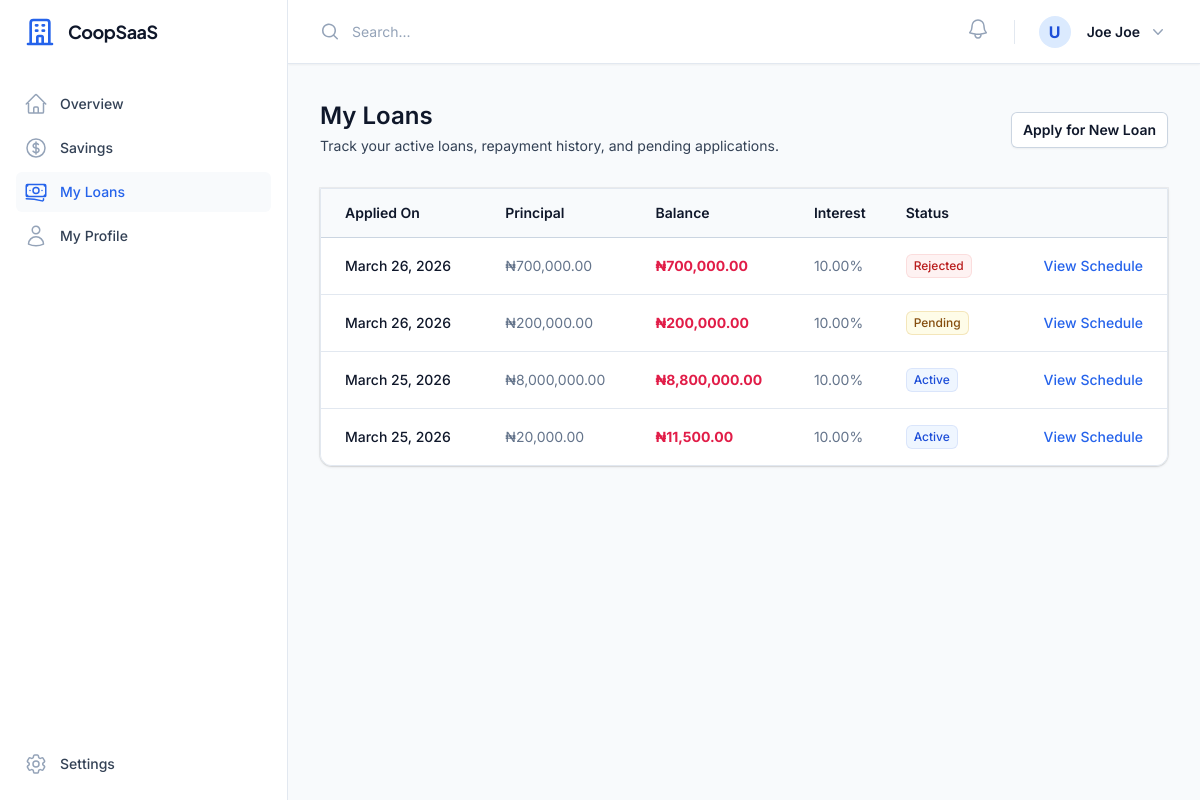
Screenshot of /loans/my-loans/ (signed in) with the database file from the repository.
### apps/accounts/models.py (models this page shows, shortened)
class User(AbstractUser):
    role = models.CharField(max_length=20, choices=UserRole.choices, default=UserRole.MEMBER)
    cooperative = models.ForeignKey(
        'cooperatives.Cooperative', on_delete=models.CASCADE, null=True, blank=True, related_name='users'
    )
    phone = models.CharField(max_length=20, null=True, blank=True)
    address = models.TextField(null=True, blank=True)
    is_active_member = models.BooleanField(default=True)
    join_date = models.DateField(null=True, blank=True)
    is_suspended = models.BooleanField(default=False)
    joined_at = models.DateTimeField(null=True, blank=True)
    gender = models.CharField(max_length=10, choices=[('M','Male'),('F','Female'),('O','Other')], null=True, blank=True)
    must_change_password = models.BooleanField(default=False)
    bank_name = models.CharField(max_length=100, null=True, blank=True)
    account_number = models.CharField(max_length=20, null=True, blank=True)
    account_name = models.CharField(max_length=150, null=True, blank=True)

### apps/loans/models.py (models this page shows, shortened)
class Loan(models.Model):
    member = models.ForeignKey('accounts.User', on_delete=models.CASCADE, related_name='loans')
    cooperative = models.ForeignKey('cooperatives.Cooperative', on_delete=models.CASCADE, related_name='loans')
    amount = models.DecimalField(max_digits=12, decimal_places=2)
    purpose = models.TextField()
    interest_rate = models.DecimalField(max_digits=5, decimal_places=2)
    interest_type = models.CharField(max_length=20, choices=[('FLAT', 'Flat'), ('REDUCING', 'Reducing'), ('MONTHLY', 'Monthly')])
    duration_months = models.IntegerField()
    status = models.CharField(max_length=20, choices=LoanStatus.choices, default=LoanStatus.PENDING)
    application_date = models.DateField(auto_now_add=True)
    approval_date = models.DateField(null=True, blank=True)
    proof_of_payment = models.ImageField(upload_to='loan_proofs/', null=True, blank=True)
    created_at = models.DateTimeField(auto_now_add=True)
    @property
    def total_amount_due(self):
        return self.schedules.aggregate(total=models.Sum('payment_amount'))['total'] or self.amount
    @property
    def total_amount_paid(self):
        from apps.repayments.models import TransactionStatus
        return self.repayments.filter(status=TransactionStatus.APPROVED).aggregate(
            total=models.Sum('amount_paid')
        )['total'] or Decimal('0.00')
    @property
    def balance_remaining(self):
        return self.total_amount_due - self.total_amount_paid

### apps/loans/views.py (the view)
# urls.py: path('my-loans/', MemberLoansView.as_view(), name='member_list'),
class MemberLoansView(LoginRequiredMixin, MemberRequiredMixin, ListView):
    model = Loan
    template_name = 'member/loans_list.html'
    context_object_name = 'loans'
    def get_queryset(self):
        return Loan.objects.filter(member=self.request.user).order_by('-created_at')

### apps/members/views.py (called while the page is built)
    def test_func(self):
        return self.request.user.is_authenticated and self.request.user.role == UserRole.MEMBER

### apps/notifications/context_processors.py (called while the page is built)
def notification_context(request):
    if request.user.is_authenticated:
        unread_count = Notification.objects.filter(user=request.user, is_read=False).count()
        recent_notifications = Notification.objects.filter(user=request.user).order_by('-created_at')[:5]
        return {
            'unread_notifications_count': unread_count,
            'recent_notifications': recent_notifications,
            'pusher_key': getattr(settings, 'PUSHER_KEY', ''),
            'pusher_cluster': getattr(settings, 'PUSHER_CLUSTER', 'mt1'),
        }
    return {}

### templates/member/loans_list.html (shortened to what this page needs)
{% extends 'dashboard_base.html' %}
{% load humanize %}
{% block content %}
<div class="sm:flex sm:items-center mb-8">
    <div class="sm:flex-auto">
        <h1 class="text-2xl font-semibold leading-6 text-slate-900">My Loans</h1>
        <p class="mt-2 text-sm text-slate-700">Track your active loans, repayment history, and pending applications.</p>
    </div>
    <div class="mt-4 sm:ml-16 sm:mt-0 sm:flex-none">
        <a href="{% url 'loans:apply' %}" class="block rounded-md bg-white px-3 py-2 text-center text-sm font-semibold text-slate-900 shadow-sm ring-1 ring-inset ring-slate-300 hover:bg-slate-50">
            Apply for New Loan
        </a>
    </div>
</div>
<div class="mt-8 flow-root">
    <div class="-mx-4 -my-2 overflow-x-auto sm:-mx-6 lg:-mx-8">
        <div class="inline-block min-w-full py-2 align-middle sm:px-6 lg:px-8">
            <div class="overflow-hidden shadow ring-1 ring-black ring-opacity-5 sm:rounded-b-xl border border-slate-200">
                <table class="min-w-full divide-y divide-slate-300">
                    <thead class="bg-slate-50">
                        <tr>
                            <th scope="col" class="py-3.5 pl-4 pr-3 text-left text-sm font-semibold text-slate-900 sm:pl-6">Applied On</th>
                            <th scope="col" class="px-3 py-3.5 text-left text-sm font-semibold text-slate-900">Principal</th>
                            <th scope="col" class="px-3 py-3.5 text-left text-sm font-semibold text-slate-900">Balance</th>
                            <th scope="col" class="px-3 py-3.5 text-left text-sm font-semibold text-slate-900">Interest</th>
                            <th scope="col" class="px-3 py-3.5 text-left text-sm font-semibold text-slate-900">Status</th>
                            <th scope="col" class="relative py-3.5 pl-3 pr-4 sm:pr-6">
                            </th>
                        </tr>
                    </thead>
                    <tbody class="divide-y divide-slate-200 bg-white">
                        {% for loan in loans %}
                        <tr>
                            <td class="whitespace-nowrap py-4 pl-4 pr-3 text-sm font-medium text-slate-900 sm:pl-6">{{ loan.application_date|date:"F d, Y" }}</td>
                            <td class="whitespace-nowrap px-3 py-4 text-sm text-slate-500">₦{{ loan.amount|floatformat:2|intcomma }}</td>
                            <td class="whitespace-nowrap px-3 py-4 text-sm font-bold text-rose-600">₦{{ loan.balance_remaining|floatformat:2|intcomma }}</td>
                            <td class="whitespace-nowrap px-3 py-4 text-sm text-slate-500">{{ loan.interest_rate }}%</td>
                            <td class="whitespace-nowrap px-3 py-4 text-sm">
                                <span class="inline-flex items-center rounded-md px-2 py-1 text-xs font-medium ring-1 ring-inset
                                    {% if loan.status == 'PENDING' %}bg-yellow-50 text-yellow-800 ring-yellow-600/20
                                    {% elif loan.status == 'APPROVED' %}bg-green-50 text-green-700 ring-green-600/20
                                    {% elif loan.status == 'ACTIVE' %}bg-blue-50 text-blue-700 ring-blue-700/10
                                    {% elif loan.status == 'COMPLETED' %}bg-emerald-50 text-emerald-700 ring-emerald-600/20
                                    {% elif loan.status == 'REJECTED' %}bg-red-50 text-red-700 ring-red-600/10
                                    {% else %}bg-slate-50 text-slate-600 ring-slate-500/10{% endif %}">
                                    {{ loan.get_status_display }}
                                </span>
                            </td>
                            <td class="relative whitespace-nowrap py-4 pl-3 pr-4 text-right text-sm font-medium sm:pr-6">
                                <a href="{% url 'loans:schedule' loan.id %}" class="text-primary-600 hover:text-primary-900">View Schedule</a>
                            </td>
                        </tr>
                        {% empty %}
                        <tr>
                            <td colspan="5" class="py-10 text-center text-sm text-slate-500">You have no loan records.</td>
                        </tr>
                        {% endfor %}
                    </tbody>
                </table>
            </div>
        </div>
    </div>
</div>
{% endblock %}

### templates/components/topnav.html (shortened to what this page needs)
<div class="sticky top-0 z-40 flex h-16 shrink-0 items-center justify-between gap-x-4 border-b border-slate-200 bg-white px-4 shadow-sm sm:gap-x-6 sm:px-6 lg:px-8">
    <div class="flex flex-1 gap-x-4 self-stretch lg:gap-x-6">
        <form class="relative flex flex-1" action="#" method="GET">
            <input id="search-field" class="block h-full w-full border-0 py-0 pl-8 pr-0 text-slate-900 placeholder:text-slate-400 focus:ring-0 sm:text-sm" placeholder="Search..." type="search" name="search">
        </form>
        <div class="flex items-center gap-x-4 lg:gap-x-6">
            <div class="relative" x-data="{ open: false }">
                <button type="button" @click="open = !open" @click.outside="open = false" class="-m-2.5 p-2.5 text-slate-400 hover:text-slate-500 relative" id="notification-bell-btn">
                    <svg id="notification-bell-icon" class="h-6 w-6 {% if unread_notifications_count > 0 %}animate-swing{% endif %}" fill="none" viewBox="0 0 24 24" stroke-width="1.5" stroke="currentColor" aria-hidden="true">
                        <path stroke-linecap="round" stroke-linejoin="round" d="M14.857 17.082a23.848 23.848 0 005.454-1.31A8.967 8.967 0 0118 9.75v-.7V9A6 6 0 006 9v.75a8.967 8.967 0 01-2.312 6.022c1.733.64 3.56 1.085 5.455 1.31m5.714 0a24.255 24.255 0 01-5.714 0m5.714 0a3 3 0 11-5.714 0" />
                    </svg>
                </button>
            </div>
            <div class="relative" x-data="{ open: false }">
                <button type="button" @click="open = !open" @click.outside="open = false" class="-m-1.5 flex items-center p-1.5" id="user-menu-button" aria-expanded="false" aria-haspopup="true">
                    <div class="h-8 w-8 rounded-full bg-primary-100 flex items-center justify-center text-primary-700 font-bold">
                        {{ user.username|make_list|first|upper }}
                    </div>
                    <span class="hidden lg:flex lg:items-center">
                        <span class="ml-4 text-sm font-semibold leading-6 text-slate-900" aria-hidden="true">{{ user.get_full_name|default:user.username }}</span>
                        <svg class="ml-2 h-5 w-5 text-slate-400" viewBox="0 0 20 20" fill="currentColor" aria-hidden="true">
                            <path fill-rule="evenodd" d="M5.23 7.21a.75.75 0 011.06.02L10 11.168l3.71-3.938a.75.75 0 111.08 1.04l-4.25 4.5a.75.75 0 01-1.08 0l-4.25-4.5a.75.75 0 01.02-1.06z" clip-rule="evenodd" />
                        </svg>
                    </span>
                </button>
            </div>
        </div>
    </div>
</div>

### rows the page displays
User: username|make_list "U", get_full_name "Joe Joe"
Loan: application_date "March 26, 2026", amount "700,000.00", balance_remaining "700,000.00", interest_rate "10.00", status "Rejected"
Loan: application_date "March 26, 2026", amount "200,000.00", balance_remaining "200,000.00", interest_rate "10.00", status "Pending"
Loan: application_date "March 25, 2026", amount "8,000,000.00", balance_remaining "8,800,000.00", interest_rate "10.00", status "Active"
Loan: application_date "March 25, 2026", amount "20,000.00", balance_remaining "11,500.00", interest_rate "10.00", status "Active"
